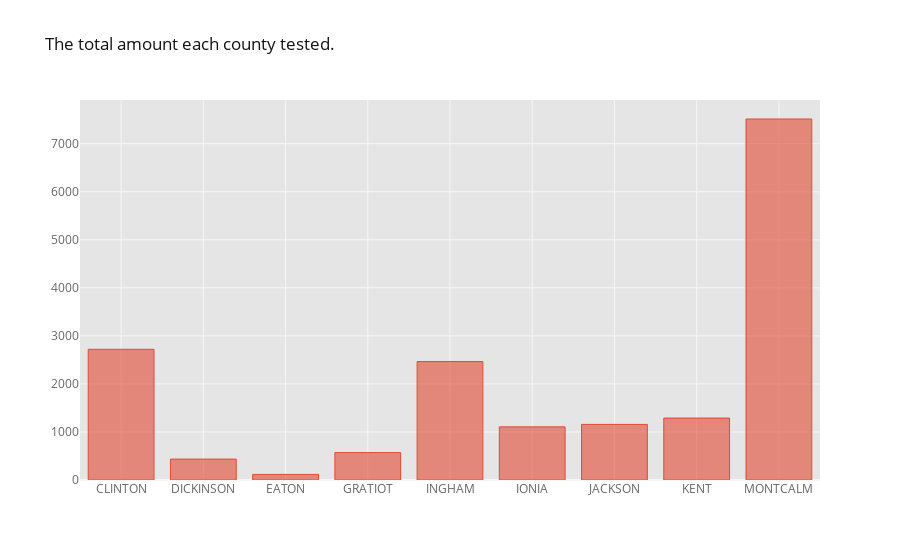
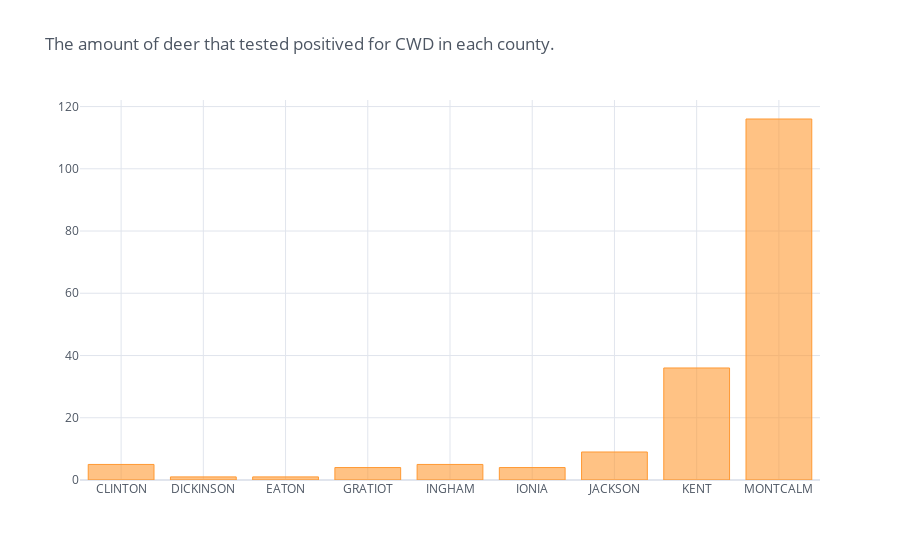

Notebook source saved alongside these figures, in order:
### Code cell
data_clean.groupby('CNTY_NAME', as_index=False, sort=True).sum().to_csv('CNTY_NAME_GROUP.csv', index=False)
cwd5 = pd.read_csv('CNTY_NAME_GROUP.csv')
cwd5

# cwd5[['CNTY_NAME', 'Pos2015', 'Pos2016', 'Pos2017', 'Pos2018', 'Pos2019']].iplot(kind='histogram', y='CNTY_NAME')
#
# df2[['PIM', 'BenchMinor', 'year']].iplot(kind='scatter', x='year')
#

cwd5.iplot(kind='bar', x='CNTY_NAME', y='TestTotal', title='The total amount each county tested.')

cwd5.iplot(kind='bar', x='CNTY_NAME', y='PosTotal', theme='white', title='The amount of deer that tested positived for '
                                                                         'CWD in each county.')

### Figure 1 — Plotly figure (JSON) as saved in the notebook; plotly's stock layout.template omitted (floating-point values rounded to 4 significant figures)
{"data": [{"marker": {"color": "rgba(226, 74, 51, 0.6)", "line": {"color": "rgba(226, 74, 51, 1.0)", "width": 1}}, "name": "TestTotal", "orientation": "v", "text": "", "type": "bar", "x": ["CLINTON", "DICKINSON", "EATON", "GRATIOT", "INGHAM", "IONIA", "JACKSON", "KENT", "MONTCALM"], "y": [2720, 435, 116, 570, 2465, 1106, 1157, 1289, 7513]}], "layout": {"legend": {"bgcolor": "#FFFFFF", "font": {"color": "#666666"}}, "paper_bgcolor": "#FFFFFF", "plot_bgcolor": "#E5E5E5", "title": {"font": {"color": "#151516"}, "text": "The total amount each county tested."}, "xaxis": {"gridcolor": "#F6F6F6", "showgrid": true, "tickfont": {"color": "#666666"}, "title": {"font": {"color": "#666666"}, "text": ""}, "zerolinecolor": "#F6F6F6"}, "yaxis": {"gridcolor": "#F6F6F6", "showgrid": true, "tickfont": {"color": "#666666"}, "title": {"font": {"color": "#666666"}, "text": ""}, "zerolinecolor": "#F6F6F6"}}}

### Figure 2 — Plotly figure (JSON) as saved in the notebook; plotly's stock layout.template omitted (floating-point values rounded to 4 significant figures)
{"data": [{"marker": {"color": "rgba(255, 153, 51, 0.6)", "line": {"color": "rgba(255, 153, 51, 1.0)", "width": 1}}, "name": "PosTotal", "orientation": "v", "text": "", "type": "bar", "x": ["CLINTON", "DICKINSON", "EATON", "GRATIOT", "INGHAM", "IONIA", "JACKSON", "KENT", "MONTCALM"], "y": [5, 1, 1, 4, 5, 4, 9, 36, 116]}], "layout": {"legend": {"bgcolor": "#FFFFFF", "font": {"color": "#4D5663"}}, "paper_bgcolor": "#FFFFFF", "plot_bgcolor": "#FFFFFF", "title": {"font": {"color": "#4D5663"}, "text": "The amount of deer that tested positived for CWD in each county."}, "xaxis": {"gridcolor": "#E1E5ED", "showgrid": true, "tickfont": {"color": "#4D5663"}, "title": {"font": {"color": "#4D5663"}, "text": ""}, "zerolinecolor": "#E1E5ED"}, "yaxis": {"gridcolor": "#E1E5ED", "showgrid": true, "tickfont": {"color": "#4D5663"}, "title": {"font": {"color": "#4D5663"}, "text": ""}, "zerolinecolor": "#E1E5ED"}}}
